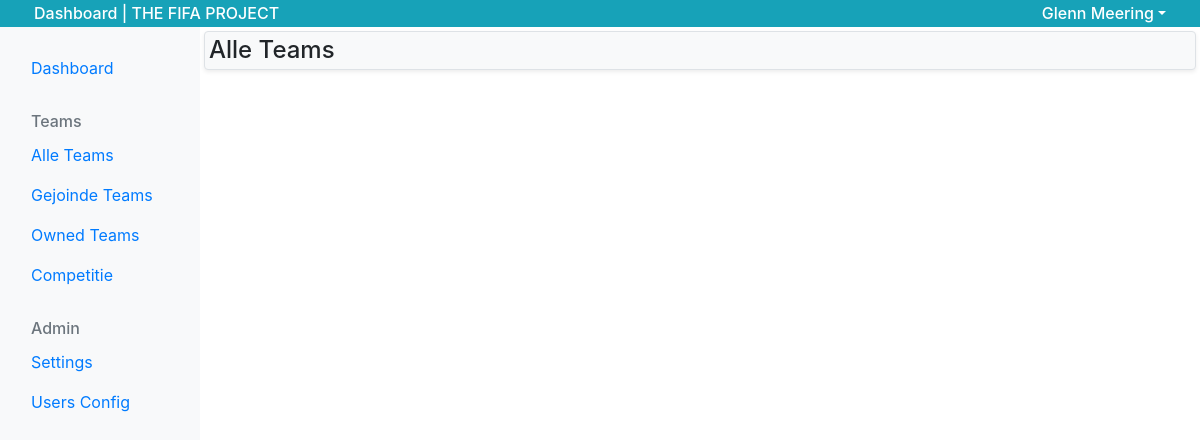
/dashboard/dashboard_page_teams.php (signed in), run on an earlier commit of the app's database.
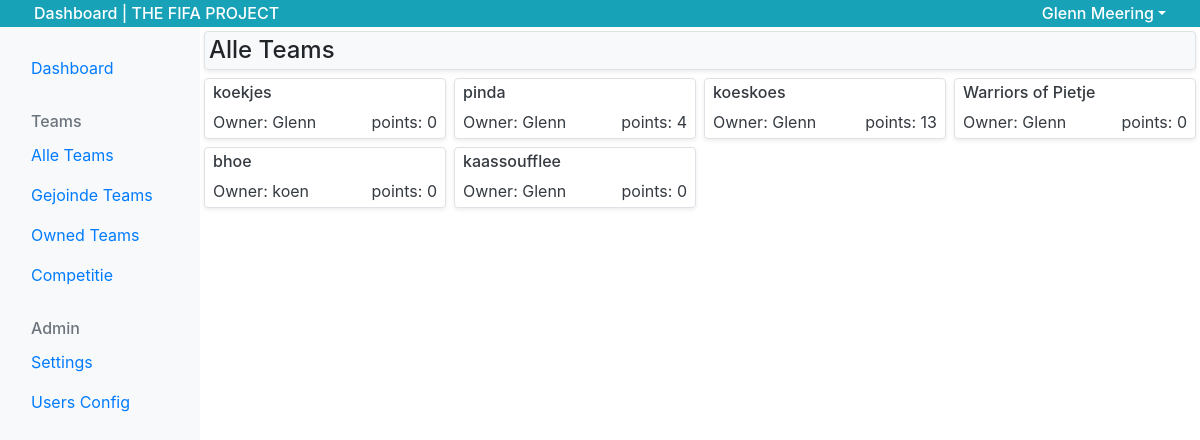
And on a later commit of the database.
### tables this page shows
CREATE TABLE `teams` (
  `id` int(11) UNSIGNED NOT NULL,
  `name` varchar(30) NOT NULL,
  `owner` int(11) UNSIGNED NOT NULL,
  `points` int(11) UNSIGNED NOT NULL DEFAULT '0',
  `created-at` datetime NOT NULL,
  `edit-at` datetime NOT NULL,
  `entered` tinyint(1) DEFAULT NULL
);

CREATE TABLE `users` (
  `id` int(11) UNSIGNED NOT NULL,
  `firstname` varchar(255) NOT NULL,
  `middlename` varchar(255) DEFAULT NULL,
  `lastname` varchar(255) NOT NULL,
  `email` varchar(255) NOT NULL,
  `password` varchar(255) NOT NULL,
  `administrator` tinyint(1) DEFAULT NULL,
  `dev_admin` tinyint(1) DEFAULT NULL,
  `registers_date` datetime NOT NULL
);

### dashboard/dashboard_page_teams.php (the view, shortened to what this page needs)
<?php
require 'dashboard_header.php';
require 'dashboard_navigation.php';
$sql = "SELECT t.*, u.firstname as owner
        FROM `teams` t
        INNER JOIN `users` u
        ON t.owner = u.id";
$query = $db->query($sql);
$teams = $query->fetchAll(2);
echo'<div class="row justify-content-center">';
?>
  <div class="col-12 p-0">
    <h2 class="h4 p-1 bg-light rounded m-1 border shadow-sm">Alle Teams</h2>
  </div>
  <div class="col-12 row p-0">
    <?php
      foreach ($teams as $team)
      {
        echo "
        <div class=\"col-xl-3 col-lg-4 col-md-6 my-1 p-0\">
          <a href=\"dashboard_page_team_details.php?id={$team['id']}\" class=\"bg-white border d-block p-1  px-2 rounded shadow-sm text-dark mx-1\">
            <h2 class=\"h6\">{$team['name']}</h2>
            <div class=\"d-flex justify-content-between\">
              <p class=\"m-0\">Owner: {$team['owner']}</p>
              <p class=\"m-0\">points: {$team['points']}</p>
            </div>
          </a>
        </div>";
      }
    ?>
  </div>
</div>
<?php
require 'dashboard_footer.php';

What changed in the data, as far as the page shows it:
added teams: name "koekjes", users.firstname "Glenn", points "0"
added teams: name "pinda", users.firstname "Glenn", points "4"
added teams: name "koeskoes", users.firstname "Glenn", points "13"
added teams: name "Warriors of Pietje", users.firstname "Glenn", points "0"
added teams: name "bhoe", users.firstname "koen", points "0"
added teams: name "kaassoufflee", users.firstname "Glenn", points "0"
